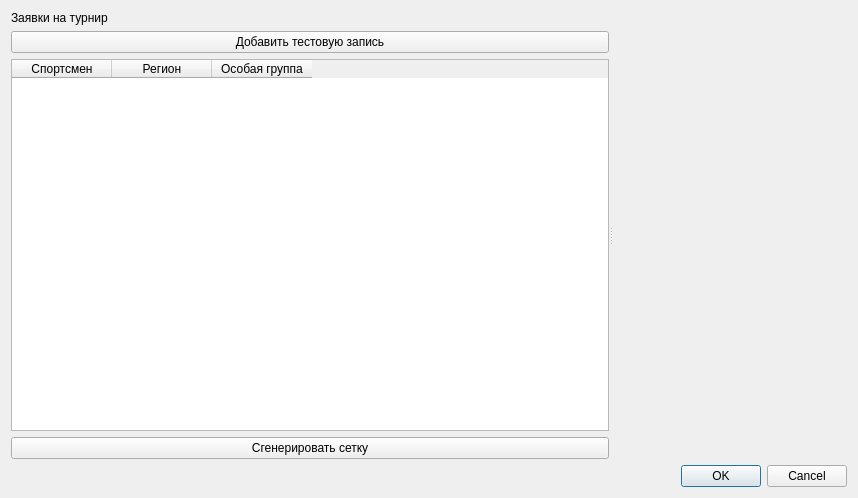
<?xml version="1.0" encoding="UTF-8"?>
<ui version="4.0">
 <class>TournamentGridDialog</class>
 <widget class="QDialog" name="TournamentGridDialog">
  <property name="geometry">
   <rect>
    <x>0</x>
    <y>0</y>
    <width>858</width>
    <height>498</height>
   </rect>
  </property>
  <property name="windowTitle">
   <string>Dialog</string>
  </property>
  <layout class="QGridLayout" name="gridLayout">
   <item row="0" column="0">
    <widget class="QSplitter" name="splitter">
     <property name="orientation">
      <enum>Qt::Horizontal</enum>
     </property>
     <widget class="QWidget" name="layoutWidget">
      <layout class="QVBoxLayout" name="verticalLayout">
       <item>
        <widget class="QLabel" name="label">
         <property name="text">
          <string>Заявки на турнир</string>
         </property>
        </widget>
       </item>
       <item>
        <widget class="QPushButton" name="pushButton_2">
         <property name="text">
          <string>Добавить тестовую запись</string>
         </property>
        </widget>
       </item>
       <item>
        <widget class="QTableWidget" name="tableWidget">
         <property name="editTriggers">
          <set>QAbstractItemView::NoEditTriggers</set>
         </property>
         <property name="selectionMode">
          <enum>QAbstractItemView::SingleSelection</enum>
         </property>
         <property name="selectionBehavior">
          <enum>QAbstractItemView::SelectRows</enum>
         </property>
         <attribute name="verticalHeaderVisible">
          <bool>false</bool>
         </attribute>
         <column>
          <property name="text">
           <string>Спортсмен</string>
          </property>
         </column>
         <column>
          <property name="text">
           <string>Регион</string>
          </property>
         </column>
         <column>
          <property name="text">
           <string>Особая группа</string>
          </property>
         </column>
        </widget>
       </item>
       <item>
        <widget class="QPushButton" name="pushButton">
         <property name="text">
          <string>Сгенерировать сетку</string>
         </property>
        </widget>
       </item>
      </layout>
     </widget>
     <widget class="TournamentGridWidget" name="widget" native="true"/>
    </widget>
   </item>
   <item row="1" column="0">
    <widget class="QDialogButtonBox" name="buttonBox">
     <property name="orientation">
      <enum>Qt::Horizontal</enum>
     </property>
     <property name="standardButtons">
      <set>QDialogButtonBox::Cancel|QDialogButtonBox::Ok</set>
     </property>
    </widget>
   </item>
  </layout>
 </widget>
 <customwidgets>
  <customwidget>
   <class>TournamentGridWidget</class>
   <extends>QWidget</extends>
   <header>tournamentgridwidget.h</header>
   <container>1</container>
  </customwidget>
 </customwidgets>
 <resources/>
 <connections>
  <connection>
   <sender>buttonBox</sender>
   <signal>accepted()</signal>
   <receiver>TournamentGridDialog</receiver>
   <slot>accept()</slot>
   <hints>
    <hint type="sourcelabel">
     <x>248</x>
     <y>254</y>
    </hint>
    <hint type="destinationlabel">
     <x>157</x>
     <y>274</y>
    </hint>
   </hints>
  </connection>
  <connection>
   <sender>buttonBox</sender>
   <signal>rejected()</signal>
   <receiver>TournamentGridDialog</receiver>
   <slot>reject()</slot>
   <hints>
    <hint type="sourcelabel">
     <x>316</x>
     <y>260</y>
    </hint>
    <hint type="destinationlabel">
     <x>286</x>
     <y>274</y>
    </hint>
   </hints>
  </connection>
 </connections>
</ui>
